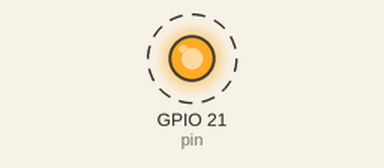
Simulated run of this program. Board: Raspberry Pi (BCM pin numbers). On the bench: output pins drawn as LEDs (lit = HIGH). Dashed ring = blinking. At 20.0 s the program stops and its outputs stay as they are.

Above: at 0.5 s.
Timing chart, 0 to 4.6 s (numbered marks = the images above):
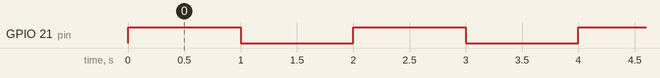

The program:

LED.py
```python
import RPi.GPIO as GPIO
import time

pin = 21
GPIO.setmode(GPIO.BCM)
GPIO.setup(pin, GPIO.OUT)

try:
  for i in range(10):
    GPIO.output(pin, GPIO.HIGH)
    time.sleep(1)
    GPIO.output(pin, GPIO.LOW)
    time.sleep(1)
  GPIO.cleanup()

except KeyboardInterrupt:
  GPIO.cleanup()
```

Measured:
- by itself, GPIO 21 (pin): alternates HIGH for 1.0 s and LOW for 1.0 s, 20 changes in all, then stays LOW
